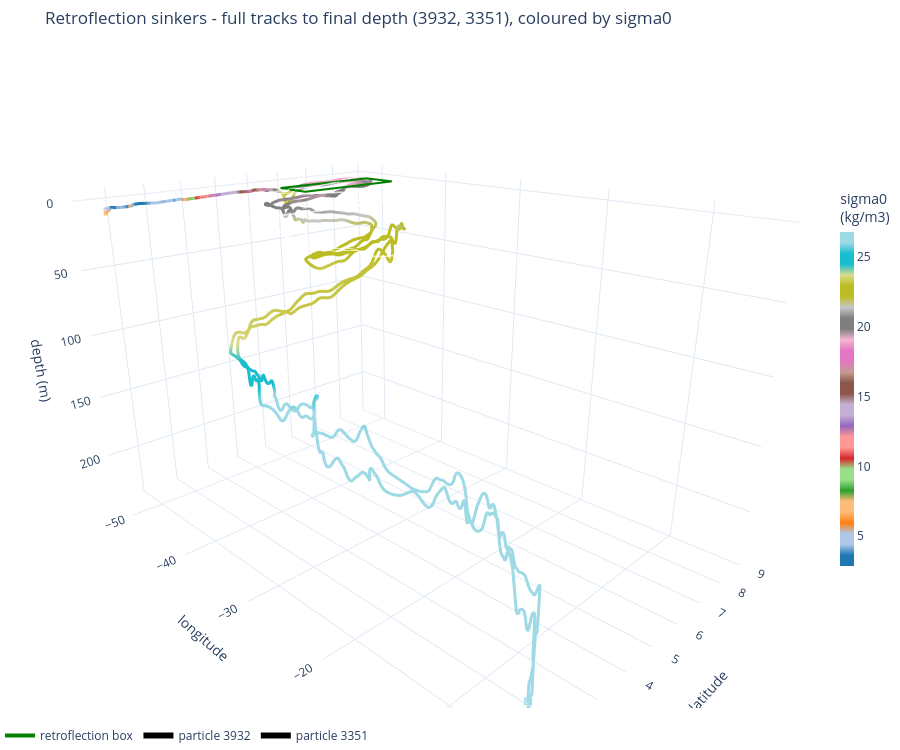

The code cell stored with this chart in its notebook:
### Markdown cell above
## Interactive version - drag to rotate
The same pair and the same `sigma0` colouring as the GIF above, but static in
time and **interactive in space**: drag to orbit, scroll to zoom, hover a point
for its day / depth / density. Use this one to look at the descent from
underneath, which the fixed GIF orbit never shows.

Two differences from the animation. It draws the **native observations**
(~5 per day) instead of the 2-day animation grid, so the descent is smooth; and
it shows the whole track through to the **final depth** at once rather than
revealing it frame by frame. The colourscale is converted from `SIGMA_CMAP`, so
it follows whatever colormap is set in the cell above.

Also written to a self-contained `.html` - openable in a browser on its own,
no kernel and no plotly install needed on the other end.

### Code cell
import plotly.graph_objects as go
import matplotlib as mpl

# The GIF runs on a 2-day grid; for a still figure we can afford the native
# observation frequency (~5 per day), so the descent is smooth rather than
# faceted. Same pair, same sigma0 recipe, full track to its final depth.
HTML_OUT = f"retroflection_sink_3d_{int(PAIR_MIN_DEPTH)}m.html"
MARKER_SYMBOLS = ["circle", "square"]


def _native(name, locs):
    ds = xr.open_zarr(store_paths[name])
    lat, lon, z = ds.lat.values[locs], ds.lon.values[locs], ds.z.values[locs]
    sal, temp = ds.sal.values[locs], ds.temp.values[locs]
    t = ds.time.values[locs]
    rel = (t - t[:, :1]) / np.timedelta64(1, "D")
    p  = gsw.p_from_z(-z, lat)
    SA = gsw.SA_from_SP(sal, p, lon, lat)
    CT = gsw.CT_from_pt(SA, temp)
    s0 = gsw.sigma0(SA, CT)
    out = []
    for k in range(len(locs)):
        ok = (~np.isnan(lon[k]) & ~np.isnat(t[k]) & np.isfinite(s0[k]))
        out.append(dict(local=int(locs[k]), lat=lat[k][ok], lon=lon[k][ok],
                        z=z[k][ok], sigma0=s0[k][ok], day=rel[k][ok]))
    return out


# duo comes from the cell above (same store here, but group properly anyway)
by_store = {}
for t in duo:
    by_store.setdefault(t["store"], []).append(t["local"])
nat = [p for name, locs in by_store.items() for p in _native(name, locs)]


def _mpl_scale(name, n=32):
    """matplotlib colormap -> plotly colorscale, so this follows SIGMA_CMAP."""
    cm = mpl.colormaps[name]
    return [[i / (n - 1), "rgb({:d},{:d},{:d})".format(*(int(255 * v) for v in c[:3]))]
            for i, c in enumerate(cm(np.linspace(0, 1, n)))]


SCALE = _mpl_scale(SIGMA_CMAP)
smin = float(min(np.nanmin(p["sigma0"]) for p in nat))
smax = float(max(np.nanmax(p["sigma0"]) for p in nat))

fig = go.Figure()

# retroflection box on the surface plane
fig.add_trace(go.Scatter3d(
    x=[RETRO_LON[0], RETRO_LON[1], RETRO_LON[1], RETRO_LON[0], RETRO_LON[0]],
    y=[RETRO_LAT[0], RETRO_LAT[0], RETRO_LAT[1], RETRO_LAT[1], RETRO_LAT[0]],
    z=[0, 0, 0, 0, 0], mode="lines", line=dict(color="green", width=4),
    name="retroflection box", hoverinfo="skip"))

for i, p in enumerate(nat):
    hover = ("day %{customdata[0]:.1f}<br>depth %{z:.1f} m"
             "<br>sigma0 %{customdata[1]:.2f} kg/m3"
             "<br>%{y:.2f}N  %{x:.2f}E<extra></extra>")
    cdata = np.column_stack([p["day"], p["sigma0"]])
    # the track, coloured along its length by sigma0
    fig.add_trace(go.Scatter3d(
        x=p["lon"], y=p["lat"], z=p["z"], mode="lines",
        line=dict(color=p["sigma0"], colorscale=SCALE, cmin=smin, cmax=smax,
                  width=6),
        name=f"particle {p['local']}", customdata=cdata, hovertemplate=hover,
        showlegend=True))
    # surface shadow = horizontal path only
    fig.add_trace(go.Scatter3d(
        x=p["lon"], y=p["lat"], z=np.zeros_like(p["z"]), mode="lines",
        line=dict(color="rgba(150,150,150,0.55)", width=2),
        name=f"{p['local']} shadow", hoverinfo="skip", showlegend=False))
    # start and final position
    fig.add_trace(go.Scatter3d(
        x=[p["lon"][0], p["lon"][-1]], y=[p["lat"][0], p["lat"][-1]],
        z=[p["z"][0], p["z"][-1]], mode="markers",
        marker=dict(size=[5, 9], symbol=MARKER_SYMBOLS[i % 2],
                    color=[p["sigma0"][0], p["sigma0"][-1]],
                    colorscale=SCALE, cmin=smin, cmax=smax,
                    line=dict(color="white", width=1),
                    colorbar=dict(title="sigma0<br>(kg/m3)", thickness=14,
                                  len=.6) if i == 0 else None),
        name=f"{p['local']} start/end", hoverinfo="skip", showlegend=False))

fig.update_layout(
    title=(f"Retroflection sinkers - full tracks to final depth "
           f"({', '.join(str(p['local']) for p in nat)}), coloured by sigma0"),
    scene=dict(
        xaxis_title="longitude", yaxis_title="latitude", zaxis_title="depth (m)",
        zaxis=dict(autorange="reversed"),          # depth increases downward
        aspectmode="manual", aspectratio=dict(x=1.6, y=1.1, z=1.0),
        camera=dict(eye=dict(x=1.5, y=-1.5, z=0.8))),
    template="plotly_white", height=750,
    margin=dict(l=0, r=0, t=48, b=0),
    legend=dict(orientation="h", y=-0.02))

fig.write_html(HTML_OUT, include_plotlyjs=True)   # self-contained, openable alone
print(f"wrote {HTML_OUT}  ({os.path.getsize(HTML_OUT)/1e6:.1f} MB)")
for p in nat:
    print(f"  particle {p['local']}: {len(p['z']):4d} obs | "
          f"final depth {p['z'][-1]:6.1f} m | max {np.nanmax(p['z']):6.1f} m | "
          f"sigma0 {p['sigma0'][0]:.2f} -> {p['sigma0'][-1]:.2f}")
fig.show()

### Figure 1 — Plotly figure (JSON) as saved in the notebook; plotly's stock layout.template omitted (floating-point values rounded to 4 significant figures; data arrays with more than 128 entries replaced by an {"elided": "..."} marker saying what was removed)
{"data": [{"hoverinfo": "skip", "line": {"color": "green", "width": 4}, "mode": "lines", "name": "retroflection box", "type": "scatter3d", "x": [-48, -44, -44, -48, -48], "y": [5, 5, 8, 8, 5], "z": [0, 0, 0, 0, 0]}, {"customdata": {"elided": "740x2 float values"}, "hovertemplate": "day %{customdata[0]:.1f}<br>depth %{z:.1f} m<br>sigma0 %{customdata[1]:.2f} kg/m3<br>%{y:.2f}N  %{x:.2f}E<extra></extra>", "line": {"cmax": 26.79, "cmin": 2.851, "color": {"elided": "740 float values"}, "colorscale": [[0, "rgb(31,119,180)"], [0.03226, "rgb(31,119,180)"], [0.06452, "rgb(174,199,232)"], [0.09677, "rgb(174,199,232)"], [0.129, "rgb(255,127,14)"], [0.1613, "rgb(255,187,120)"], [0.1935, "rgb(255,187,120)"], [0.2258, "rgb(44,160,44)"], [0.2581, "rgb(152,223,138)"], [0.2903, "rgb(152,223,138)"], [0.3226, "rgb(214,39,40)"], [0.3548, "rgb(255,152,150)"], [0.3871, "rgb(255,152,150)"], [0.4194, "rgb(148,103,189)"], [0.4516, "rgb(197,176,213)"], [0.4839, "rgb(197,176,213)"], [0.5161, "rgb(140,86,75)"], [0.5484, "rgb(140,86,75)"], [0.5806, "rgb(196,156,148)"], [0.6129, "rgb(227,119,194)"], [0.6452, "rgb(227,119,194)"], [0.6774, "rgb(247,182,210)"], [0.7097, "rgb(127,127,127)"], [0.7419, "rgb(127,127,127)"], [0.7742, "rgb(199,199,199)"], [0.8065, "rgb(188,189,34)"], [0.8387, "rgb(188,189,34)"], [0.871, "rgb(219,219,141)"], [0.9032, "rgb(23,190,207)"], [0.9355, "rgb(23,190,207)"], [0.9677, "rgb(158,218,229)"], [1, "rgb(158,218,229)"]], "width": 6}, "mode": "lines", "name": "particle 3932", "showlegend": true, "type": "scatter3d", "x": {"elided": "740 float values"}, "y": {"elided": "740 float values"}, "z": {"elided": "740 float values"}}, {"hoverinfo": "skip", "line": {"color": "rgba(150,150,150,0.55)", "width": 2}, "mode": "lines", "name": "3932 shadow", "showlegend": false, "type": "scatter3d", "x": {"elided": "740 float values"}, "y": {"elided": "740 float values"}, "z": {"elided": "740 float values"}}, {"hoverinfo": "skip", "marker": {"cmax": 26.79, "cmin": 2.851, "color": [4.477, 26.79], "colorbar": {"len": 0.6, "thickness": 14, "title": {"text": "sigma0<br>(kg/m3)"}}, "colorscale": [[0, "rgb(31,119,180)"], [0.03226, "rgb(31,119,180)"], [0.06452, "rgb(174,199,232)"], [0.09677, "rgb(174,199,232)"], [0.129, "rgb(255,127,14)"], [0.1613, "rgb(255,187,120)"], [0.1935, "rgb(255,187,120)"], [0.2258, "rgb(44,160,44)"], [0.2581, "rgb(152,223,138)"], [0.2903, "rgb(152,223,138)"], [0.3226, "rgb(214,39,40)"], [0.3548, "rgb(255,152,150)"], [0.3871, "rgb(255,152,150)"], [0.4194, "rgb(148,103,189)"], [0.4516, "rgb(197,176,213)"], [0.4839, "rgb(197,176,213)"], [0.5161, "rgb(140,86,75)"], [0.5484, "rgb(140,86,75)"], [0.5806, "rgb(196,156,148)"], [0.6129, "rgb(227,119,194)"], [0.6452, "rgb(227,119,194)"], [0.6774, "rgb(247,182,210)"], [0.7097, "rgb(127,127,127)"], [0.7419, "rgb(127,127,127)"], [0.7742, "rgb(199,199,199)"], [0.8065, "rgb(188,189,34)"], [0.8387, "rgb(188,189,34)"], [0.871, "rgb(219,219,141)"], [0.9032, "rgb(23,190,207)"], [0.9355, "rgb(23,190,207)"], [0.9677, "rgb(158,218,229)"], [1, "rgb(158,218,229)"]], "line": {"color": "white", "width": 1}, "size": [5, 9], "symbol": "circle"}, "mode": "markers", "name": "3932 start/end", "showlegend": false, "type": "scatter3d", "x": [-49.43, -4.58], "y": [0.4412, 1.423], "z": [2.704, 234.7]}, {"customdata": {"elided": "740x2 float values"}, "hovertemplate": "day %{customdata[0]:.1f}<br>depth %{z:.1f} m<br>sigma0 %{customdata[1]:.2f} kg/m3<br>%{y:.2f}N  %{x:.2f}E<extra></extra>", "line": {"cmax": 26.79, "cmin": 2.851, "color": {"elided": "740 float values"}, "colorscale": [[0, "rgb(31,119,180)"], [0.03226, "rgb(31,119,180)"], [0.06452, "rgb(174,199,232)"], [0.09677, "rgb(174,199,232)"], [0.129, "rgb(255,127,14)"], [0.1613, "rgb(255,187,120)"], [0.1935, "rgb(255,187,120)"], [0.2258, "rgb(44,160,44)"], [0.2581, "rgb(152,223,138)"], [0.2903, "rgb(152,223,138)"], [0.3226, "rgb(214,39,40)"], [0.3548, "rgb(255,152,150)"], [0.3871, "rgb(255,152,150)"], [0.4194, "rgb(148,103,189)"], [0.4516, "rgb(197,176,213)"], [0.4839, "rgb(197,176,213)"], [0.5161, "rgb(140,86,75)"], [0.5484, "rgb(140,86,75)"], [0.5806, "rgb(196,156,148)"], [0.6129, "rgb(227,119,194)"], [0.6452, "rgb(227,119,194)"], [0.6774, "rgb(247,182,210)"], [0.7097, "rgb(127,127,127)"], [0.7419, "rgb(127,127,127)"], [0.7742, "rgb(199,199,199)"], [0.8065, "rgb(188,189,34)"], [0.8387, "rgb(188,189,34)"], [0.871, "rgb(219,219,141)"], [0.9032, "rgb(23,190,207)"], [0.9355, "rgb(23,190,207)"], [0.9677, "rgb(158,218,229)"], [1, "rgb(158,218,229)"]], "width": 6}, "mode": "lines", "name": "particle 3351", "showlegend": true, "type": "scatter3d", "x": {"elided": "740 float values"}, "y": {"elided": "740 float values"}, "z": {"elided": "740 float values"}}, {"hoverinfo": "skip", "line": {"color": "rgba(150,150,150,0.55)", "width": 2}, "mode": "lines", "name": "3351 shadow", "showlegend": false, "type": "scatter3d", "x": {"elided": "740 float values"}, "y": {"elided": "740 float values"}, "z": {"elided": "740 float values"}}, {"hoverinfo": "skip", "marker": {"cmax": 26.79, "cmin": 2.851, "color": [6.415, 26.74], "colorscale": [[0, "rgb(31,119,180)"], [0.03226, "rgb(31,119,180)"], [0.06452, "rgb(174,199,232)"], [0.09677, "rgb(174,199,232)"], [0.129, "rgb(255,127,14)"], [0.1613, "rgb(255,187,120)"], [0.1935, "rgb(255,187,120)"], [0.2258, "rgb(44,160,44)"], [0.2581, "rgb(152,223,138)"], [0.2903, "rgb(152,223,138)"], [0.3226, "rgb(214,39,40)"], [0.3548, "rgb(255,152,150)"], [0.3871, "rgb(255,152,150)"], [0.4194, "rgb(148,103,189)"], [0.4516, "rgb(197,176,213)"], [0.4839, "rgb(197,176,213)"], [0.5161, "rgb(140,86,75)"], [0.5484, "rgb(140,86,75)"], [0.5806, "rgb(196,156,148)"], [0.6129, "rgb(227,119,194)"], [0.6452, "rgb(227,119,194)"], [0.6774, "rgb(247,182,210)"], [0.7097, "rgb(127,127,127)"], [0.7419, "rgb(127,127,127)"], [0.7742, "rgb(199,199,199)"], [0.8065, "rgb(188,189,34)"], [0.8387, "rgb(188,189,34)"], [0.871, "rgb(219,219,141)"], [0.9032, "rgb(23,190,207)"], [0.9355, "rgb(23,190,207)"], [0.9677, "rgb(158,218,229)"], [1, "rgb(158,218,229)"]], "line": {"color": "white", "width": 1}, "size": [5, 9], "symbol": "square"}, "mode": "markers", "name": "3351 start/end", "showlegend": false, "type": "scatter3d", "x": [-49.44, -4.611], "y": [0.4498, 1.411], "z": [5.419, 219.4]}], "layout": {"height": 750, "legend": {"orientation": "h", "y": -0.02}, "margin": {"b": 0, "l": 0, "r": 0, "t": 48}, "scene": {"aspectmode": "manual", "aspectratio": {"x": 1.6, "y": 1.1, "z": 1}, "camera": {"eye": {"x": 1.5, "y": -1.5, "z": 0.8}}, "xaxis": {"title": {"text": "longitude"}}, "yaxis": {"title": {"text": "latitude"}}, "zaxis": {"autorange": "reversed", "title": {"text": "depth (m)"}}}, "title": {"text": "Retroflection sinkers - full tracks to final depth (3932, 3351), coloured by sigma0"}}}
